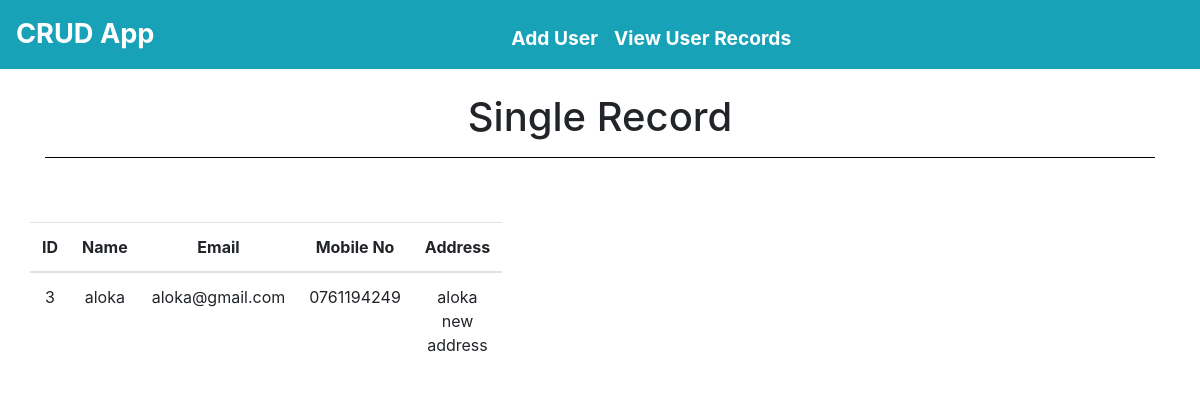
Screenshot of /read.php?id=3 with the database file from the repository.
### tables this page shows
CREATE TABLE `records` (
  `_name` varchar(50) DEFAULT NULL,
  `_email` varchar(50) DEFAULT NULL,
  `_mobile` varchar(50) DEFAULT NULL,
  `_address` varchar(50) DEFAULT NULL,
  `id` int(11) NOT NULL
);

### classes/Model.php (called while the page is built, shortened)
<?php
Class Model{
    private $server="localhost";
    private $username="root";
    private $password="admin";
    private $dbname="oop_crud";
    private $con;
    public function __construct(){
        try {
            $this->con = new mysqli($this->server,$this->username,$this->password,$this->dbname);
        } catch (Exception $e) {
            echo "Connection Failed! ".$e->getMessage();
        }
    }
    function fetchSingle($id){
        $sql= "SELECT * FROM records WHERE id=$id";
        try {
            $result= $this->con->query($sql);
            $row = $result->fetch_assoc();
            if($row){
                    return $row;
            }else{
                echo "no records in row";
            }
        } catch (Exception $e) {
            echo "Error in finding single  record! ".$e->getMessage();
        }
    }
}
?>

### read.php (the view, shortened to what this page needs)
<?php
include_once("./includes/header.php");
?>
<div class="container">
    <div class="row">
        <div class="col-md-12">
            <h1 class="text-center"> Single Record </h1>
            <hr style="1px;color:black;background-color:black;">
        </div>
        <div class="row ">
            <div class="col-lg-12 text-center justify-content-center mt-5">
                <table id="tableBody" class="table mx-auto">
                    <thead>
                        <tr>
                            <th scope="col">ID</th>
                            <th scope="col">Name</th>
                            <th scope="col">Email</th>
                            <th scope="col">Mobile No</th>
                            <th scope="col">Address</th>
                        </tr>
                    </thead>
                    <tbody>
                        <?php
                        require_once("./classes/Model.php");
                        $model= new Model();
                        $id= $_GET['id'];
                        $row= $model->fetchSingle($id);
                    ?>
                        <tr>
                            <td><?php echo $row["id"] ;?></td>
                            <td><?php echo $row["_name"] ;?></td>
                            <td><?php echo $row["_email"] ;?></td>
                            <td><?php echo $row["_mobile"] ;?></td>
                            <td><?php echo $row["_address"] ;?></td>
                        </tr>
                    </tbody>
                </table>
            </div>
        </div>
    </div>
</div>
</body>
</html>

### css/styles.css (style rules this page uses)
#tableBody { margin: auto auto; width: 400px; }

### rows the page displays
records: id "3", _name "aloka", _email "aloka@gmail.com", _mobile "0761194249", _address "aloka new address"
